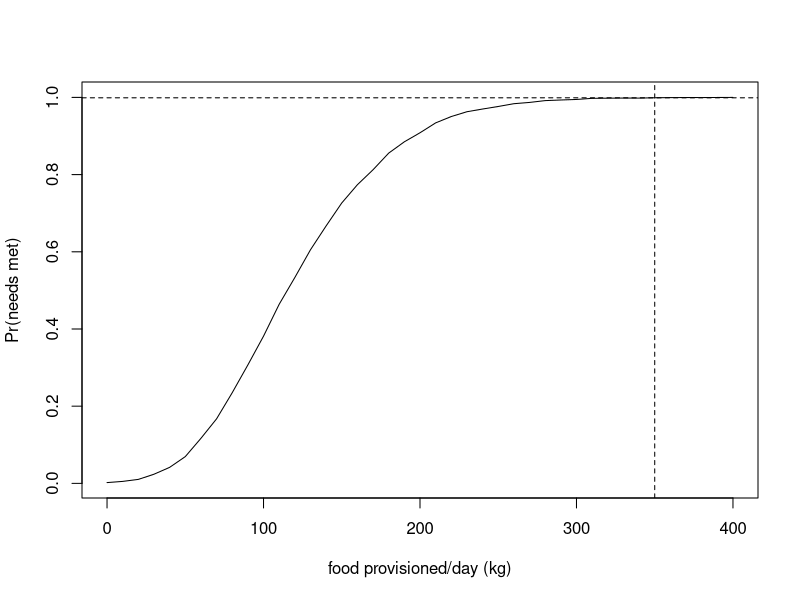

Generate this figure with R:
##################################
## whale shark energetics model ##
## Corey Bradshaw 13.10.2022    ##
##################################

###################################################################################################################
## accompanies paper:                                                                                            ##
## BARRY, C, C LEGASPI, TM CLARKE, G ARAUJO, CJA BRADSHAW, AC GLEISS, L MEYER, A PONZO, C HUVENEERS. In review.  ##
## A new approach to evaluate the energetic cost of whale shark tourism. Biological Conservation                 ##
###################################################################################################################

# fixed deterministic parameters
tmpR <- 25 # temperature at routine (ºC)
tmpP <- 30 # temperature at provisioning (ºC)
tmpCoef <- 2.64 # temperature coefficient
RMR2SMR <- 1.459854 # RMR/SMR ratio

# deterministic parameters with uncertainties
actRmn <- 0.01294 # routine activity
actRsd <- 0.001045037
actPmn <- 0.02453 # provisioning activity
actPsd <- 0.005184831
EdensPMmn <- 1.357 # energy density of provisioned meal (kj/g wet weight) (Motta, et al. 2010)
EdensPMsd <- 0.084 # (Motta, et al. 2010)
SMRexpmn <- 0.8406 # SMR scaling exponent
SMRexpsd <- 0.0271

# length-mass relationship
WSLmn <- 5.5 # whale shark length (m)
WSLsd <- 1.3
WSLMexp <- 2.862 # mass-length exponent (Hsu et al. 2012)
WSmassCalc <- 1000*12.1*WSLmn^WSLMexp # calculated mass (g) (test with mean)

# deterministic (mean) calculations
SMR15int <- 1.1366 # SMR15 intercept
SMR15 <- exp(SMRexpmn*log(WSmassCalc)-SMR15int) # SMR at 15 ºC
SMRnp <- tmpCoef^(1/(10/(tmpR-15)))*SMR15 # SMR (non-provisioned) (mg O2 h-1)
MRnp <- SMRnp*RMR2SMR # MR- (non-provisioned) (mg O2 h-1)
O2np <- SMRnp*(RMR2SMR-1) # O2 for activity (non-provisioned) (mg O2 h-1)
O2p <- O2np/actRmn*actPmn # O2 for activity (provisioned) (mg O2 h-1)
SMRp <- tmpCoef^(1/(10/(tmpP-15)))*SMR15 # SMR (provisioned) (mg O2 h-1)
MRp <- O2p+SMRp # MR (provisioned) (mg O2 h-1)
dO2cons <- MRp - MRnp # Δ oxygen consumption/hour (mg O2 h-1)
Eeqh <- dO2cons/1000*13.6 # energy equivalent (kJ) per hour
Ewastage <- 0.73
Beqh <- (Eeqh/EdensPMmn)/Ewastage # biomass equivalent (g of fish) per hour

# number of whale sharks in area
# 12.7 ± 4.3 SD individual whale sharks seen in survey area daily,
# with max presence 26 individuals (Aug 10 2013) (Araujo, et al. 2014)
Nws.daily.mn <- 12.7
Nws.daily.sd <- 4.3

# duration of tourism operation (hours)
tour.dur.min <- 4
tour.dur.max <- 6

# sea-surface temperatures
setwd("~/.../data/")
SSTdat <- read.csv("SST.csv", header=T)

# food provision vector (0-400 kg), in 10 kg increments
prov.vec <- seq(0,400,10)


####################
## stochastic run ##
####################

iter <- 10000 # number of iterations per provision increment

# cycle through provisioning vector
prob.needs.met <- rep(NA,length(prov.vec)) # storage vector
for (p in 1:length(prov.vec)) {

  needs.met <- rep(NA,iter) # storage vector
  for (i in 1:iter) {
    # GENERATE NUMBER OF SHARKS ON DAY
    nWSday.it <- round(rnorm(1, mean=Nws.daily.mn, sd=Nws.daily.sd),0)
    nWSday.it <- ifelse(nWSday.it < 0, 0, nWSday.it)
    
    # GENERATE LENGTH DISTRIBUTION OF THOSE SHARKS
    lenDISTday.it <- rnorm(nWSday.it, mean=WSLmn, sd=WSLsd)
    
    # TRANSLATE LENGTHS TO MASSES (g)
    massDISTday.it <- 1000*12.1*lenDISTday.it^WSLMexp
    
    # SAMPLE A TEMPERATURE FOR THIS DAY
    tmpDAY <- sample(SSTdat$monthSSTmn,1,replace=T)
    
    # APPLY AN ACTIVITY TO EACH SHARK
    actRindDAY <- rnorm(nWSday.it, mean=actRmn, sd=actRsd) # routine
    actPindDAY <- rnorm(nWSday.it, mean=actPmn, sd=actPsd) # provisioning
    
    # SMR15 FOR EACH SHARK
    # SMR scaling expoonent for each shark
    SMRexpIND <- rnorm(nWSday.it, mean=SMRexpmn, sd=SMRexpsd)
    
    SMR15indDAY <- rep(NA,nWSday.it)
    for (w in 1:nWSday.it) {
      SMR15indDAY[w] <- exp(SMRexpIND[w]*log(massDISTday.it[w])-SMR15int)  
    }
    
    # SMR NON-PROVISIONED
    SMRnp.vec <- tmpCoef^(1/(10/(tmpR-15)))*SMR15indDAY
    
    # MR NON-PROVISIONED
    MRnp.vec <- SMRnp.vec*RMR2SMR
    
    # O2 NON-PROVISIONED
    O2np.vec <- SMRnp.vec*(RMR2SMR-1) # O2 for activity (non-provisioned) (mg O2 h-1)
    
    # O2 FOR ACTIVITY (PROVISIONED)
    O2p.vec <- O2np.vec/actRindDAY*actPindDAY
    
    # SMR (PROVISIONED)
    SMRp.vec <- tmpCoef^(1/(10/(tmpDAY-15)))*SMR15indDAY
    
    # MR (PROVISIONED)
    MRp.vec <- O2p.vec + SMRp.vec 
    
    # Δ 02 CONSUMPTION/HOUR
    dO2cons.vec <- MRp.vec - MRnp.vec
    
    # # energy equivalent (kJ) per hour
    Eeqh.vec <- dO2cons.vec/1000*13.6 
    
    # ENERGY DENSITY OF FOOD PROVIDED THAT DAY
    EdensPMday <- rnorm(1,mean=EdensPMmn,sd=EdensPMsd)
    
    # BIOMASS EQUIVALENT (g FISH) PER HOUR REQUIRED TO BREAK EVEN
    Beqh.vec <- (Eeqh.vec/EdensPMday)/Ewastage 
    
    # MULTIPLY BIOMASS EQUIVALENT BY NUMBER OF HOURS OF OPERATION
    opDAY <- runif(1, min=tour.dur.min, max=tour.dur.max)
    Beq.vec <- Beqh.vec*opDAY
    
    # TOTAL AMOUNT OF FISH NEEDED TO BREAK EVEN ACROSS ALL SHARKS THIS DAY (kg)
    BeqTOT <- sum(Beq.vec, na.rm=T)/1000
    
    # DID AMOUNT OF FISH ACTUALLY SUPPLIED PER DAY MEET THE MINIMUM REQUIREMENT?
    needs.met[i] <- ifelse(BeqTOT <= prov.vec[p], 1, 0)
    
  } # end i
  
  prob.needs.met[p] <- sum(needs.met)/length(na.omit(needs.met))
  print(paste("food provided/day = ", prov.vec[p], " (kg)", sep=""))
  
} # end p

plot(prov.vec, prob.needs.met,type="l", xlab="food provisioned/day (kg)", ylab="Pr(needs met)")
abline(h=0.999, lty=2)
abline(v=prov.vec[min(which(prob.needs.met >= 0.999))], lty=2)
prov.vec[min(which(prob.needs.met >= 0.999))] # mass (kg) of food where Pr >= 0.999 that whale sharks' energetic needs are met

